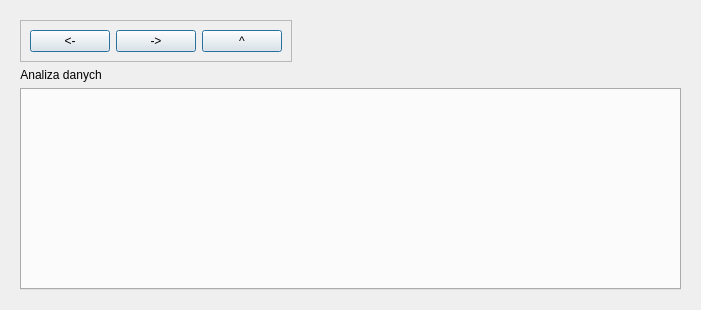
                   <widget class="QWidget" name="reportsPage">
                    <layout class="QVBoxLayout" name="verticalLayout_13">
                     <item>
                      <widget class="QFrame" name="function_bar">
                       <property name="sizePolicy">
                        <sizepolicy hsizetype="Minimum" vsizetype="Minimum">
                         <horstretch>0</horstretch>
                         <verstretch>0</verstretch>
                        </sizepolicy>
                       </property>
                       <property name="minimumSize">
                        <size>
                         <width>679</width>
                         <height>288</height>
                        </size>
                       </property>
                       <property name="contextMenuPolicy">
                        <enum>Qt::ContextMenuPolicy::NoContextMenu</enum>
                       </property>
                       <property name="autoFillBackground">
                        <bool>true</bool>
                       </property>
                       <layout class="QVBoxLayout" name="verticalLayout_49">
                        <item>
                         <widget class="QFrame" name="frame_18">
                          <property name="enabled">
                           <bool>true</bool>
                          </property>
                          <property name="sizePolicy">
                           <sizepolicy hsizetype="Fixed" vsizetype="Fixed">
                            <horstretch>0</horstretch>
                            <verstretch>0</verstretch>
                           </sizepolicy>
                          </property>
                          <property name="frameShape">
                           <enum>QFrame::Shape::StyledPanel</enum>
                          </property>
                          <property name="frameShadow">
                           <enum>QFrame::Shadow::Raised</enum>
                          </property>
                          <layout class="QHBoxLayout" name="horizontalLayout_59">
                           <item>
                            <widget class="QPushButton" name="left_btn">
                             <property name="sizePolicy">
                              <sizepolicy hsizetype="Fixed" vsizetype="Fixed">
                               <horstretch>0</horstretch>
                               <verstretch>0</verstretch>
                              </sizepolicy>
                             </property>
                             <property name="text">
                              <string>&lt;-</string>
                             </property>
                             <property name="autoDefault">
                              <bool>false</bool>
                             </property>
                             <property name="default">
                              <bool>true</bool>
                             </property>
                             <property name="flat">
                              <bool>false</bool>
                             </property>
                            </widget>
                           </item>
                           <item>
                            <widget class="QPushButton" name="rigth_btn">
                             <property name="enabled">
                              <bool>true</bool>
                             </property>
                             <property name="sizePolicy">
                              <sizepolicy hsizetype="Fixed" vsizetype="Fixed">
                               <horstretch>0</horstretch>
                               <verstretch>0</verstretch>
                              </sizepolicy>
                             </property>
                             <property name="text">
                              <string>-&gt;</string>
                             </property>
                             <property name="default">
                              <bool>true</bool>
                             </property>
                            </widget>
                           </item>
                           <item>
                            <widget class="QPushButton" name="up_btn">
                             <property name="sizePolicy">
                              <sizepolicy hsizetype="Fixed" vsizetype="Fixed">
                               <horstretch>0</horstretch>
                               <verstretch>0</verstretch>
                              </sizepolicy>
                             </property>
                             <property name="text">
                              <string>^</string>
                             </property>
                             <property name="autoDefault">
                              <bool>false</bool>
                             </property>
                             <property name="default">
                              <bool>true</bool>
                             </property>
                             <property name="flat">
                              <bool>false</bool>
                             </property>
                            </widget>
                           </item>
                          </layout>
                         </widget>
                        </item>
                        <item>
                         <widget class="QLabel" name="pathLabel">
                          <property name="sizePolicy">
                           <sizepolicy hsizetype="Fixed" vsizetype="Fixed">
                            <horstretch>0</horstretch>
                            <verstretch>0</verstretch>
                           </sizepolicy>
                          </property>
                          <property name="autoFillBackground">
                           <bool>false</bool>
                          </property>
                          <property name="frameShape">
                           <enum>QFrame::Shape::NoFrame</enum>
                          </property>
                          <property name="frameShadow">
                           <enum>QFrame::Shadow::Plain</enum>
                          </property>
                          <property name="text">
                           <string>Analiza danych</string>
                          </property>
                          <property name="alignment">
                           <set>Qt::AlignmentFlag::AlignCenter</set>
                          </property>
                          <property name="wordWrap">
                           <bool>false</bool>
                          </property>
                         </widget>
                        </item>
                        <item>
                         <widget class="QTabWidget" name="tabWidget">
                          <property name="tabsClosable">
                           <bool>true</bool>
                          </property>
                         </widget>
                        </item>
                       </layout>
                      </widget>
                     </item>
                    </layout>
                   </widget>
